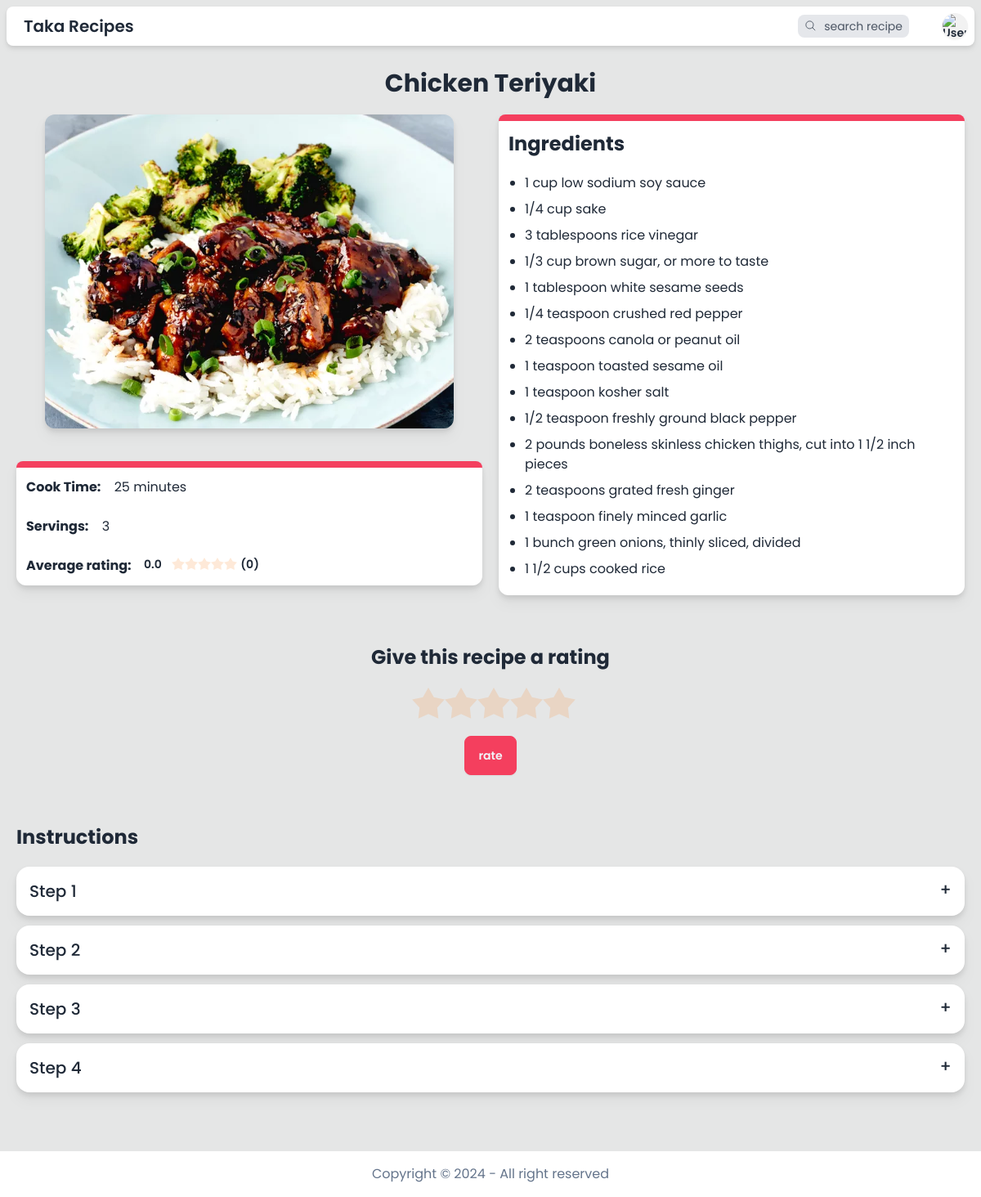
Page /recipe/112 (signed in) on the earlier database version.
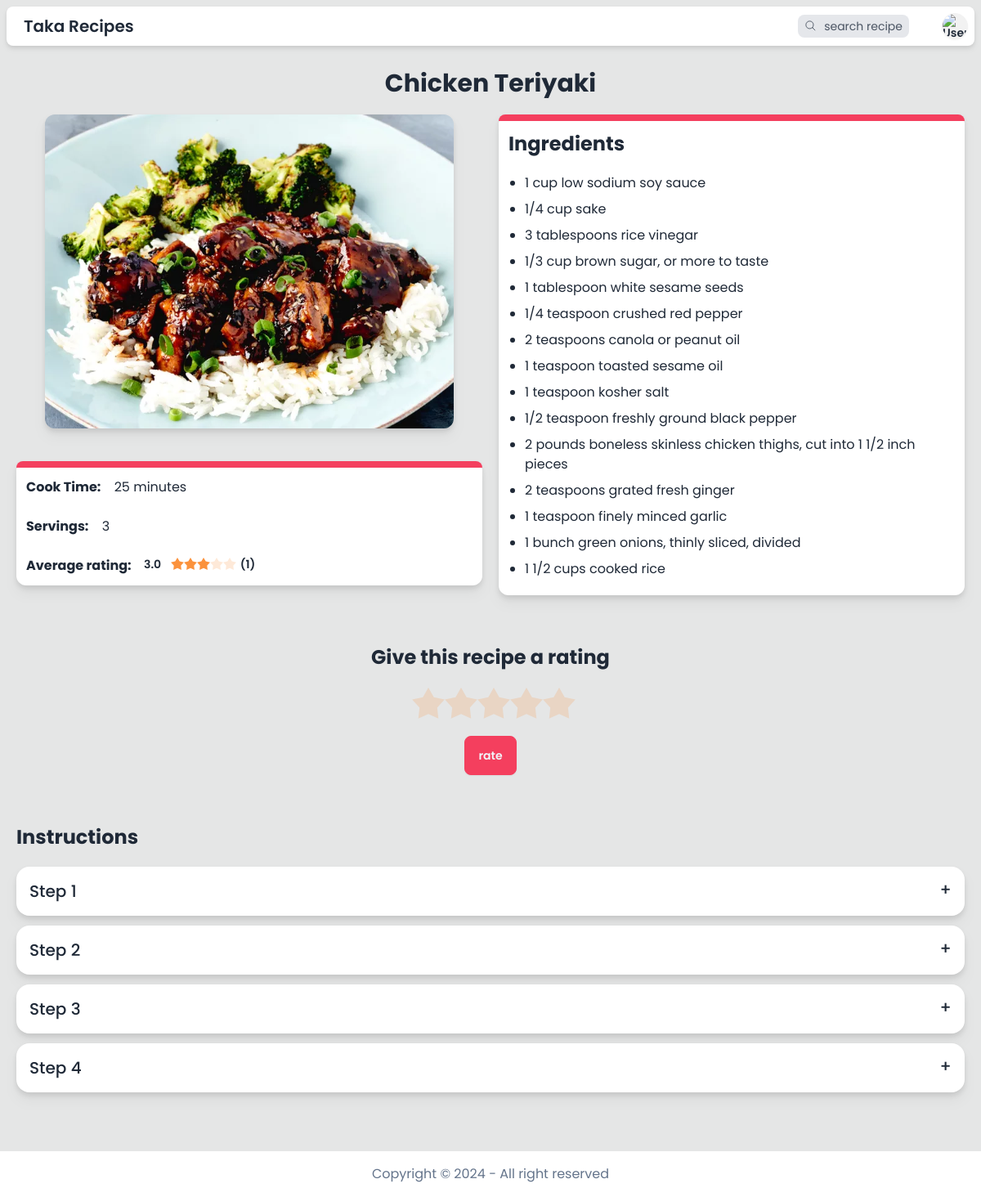
Same page on the later database version.
### model.py (models this page shows)
class Recipe(db.Model):
    __tablename__ = "recipe"
    id = mapped_column(Integer, primary_key=True)
    name = mapped_column(String(200), nullable=False)
    cook_time_in_minutes = mapped_column(Integer, nullable=False)
    servings = mapped_column(Integer, nullable=False)
    ingredients = mapped_column(JSON, nullable=False)
    instructions = mapped_column(JSON, nullable=False)
    image = mapped_column(String(255), nullable=False)
    datetime = mapped_column(String(100), nullable=False)
    user_id = mapped_column(Integer, ForeignKey("user.id"))
    average_rating = mapped_column(Float, nullable=False, default=0)
    total_ratings = mapped_column(Integer, nullable=False, default=0)

### app.py (the view)
@app.route("/recipe/<recipe_id>")
@login_required
def recipe_detail(recipe_id):
    recipe = db.session.execute(db.select(Recipe).filter_by(id=recipe_id)).scalar_one_or_none()
    if not recipe:
        return render_template("error.html", error=error(HTTPStatus.NOT_FOUND))
    if recipe.cook_time_in_minutes >= 60:
        recipe.cook_time_hour = recipe.cook_time_in_minutes // 60
        recipe.cook_time_minute = recipe.cook_time_in_minutes % 60
    else:
        recipe.cook_time_hour = None
        recipe.cook_time_minute = recipe.cook_time_in_minutes
    current_user_rating = db.session.execute(db.select(Rating).filter_by(recipe_id=recipe_id, user_id=session["user_id"])).scalar_one_or_none()
    current_user_rating = current_user_rating.rating if current_user_rating else 0
    return render_template("/recipe/recipe_detail.html", recipe=recipe, current_user_rating=current_user_rating)

### helpers.py (called while the page is built)
def login_required(f):
    @wraps(f)
    def decorated_function(*args, **kwargs):
        if session.get("user_id") is None:
            return redirect("/login")
        return f(*args, **kwargs)
    return decorated_function

### templates/recipe/recipe_detail.html (shortened to what this page needs)
{% extends "template.html" %}
{% block main %}
<div class="w-screen max-w-[2000px] mx-auto p-5 mb-10">
    <p class="text-center text-3xl font-bold mb-5">{{ recipe.name }}</p>
    <div class="flex flex-col lg:flex-row items-center lg:items-start gap-10 lg:gap-5 w-full">
        <div class="w-full">
            <img class="object-cover w-full sm:w-[400px] lg:w-[500px] h-72 lg:h-96 mx-auto rounded-xl drop-shadow-lg" src="{{ url_for('static', filename=recipe.image) }}" alt="{{recipe.name}}">
            <div class="mt-10 drop-shadow-lg bg-base-100 rounded-xl">
                <div class="h-2 bg-accent rounded-t-xl"></div>
                <div class="grid grid-rows-2 text-sm md:text-base">
                    <div class="p-3">
                        <span class="font-bold">Cook Time:</span>
                        <span class="hover:text-rose-500 ml-3 text-right">
                            {% if recipe.cook_time_minute %}
                                {{ recipe.cook_time_minute }}{{ " minute" if recipe.cook_time_minute == 1 else " minutes"}}
                            {% endif %}
                        </span>
                    </div>
                    <div class="p-3">
                        <span class="font-bold">Servings:</span>
                        <span class="hover:text-rose-500 ml-3">{{ recipe.servings }}</span>
                    </div>
                    <div class="p-3">
                        <span class="font-bold">Average rating: </span>
                        <span class="hover:text-rose-500 ml-3 align-top text-sm font-semibold">{{recipe.average_rating}}</span>
                        <span class="rating rating-sm rating-half">
                            <input type="radio" name="rating" disabled class="rating-hidden cursor-default" value="0" {{ "checked" if recipe.average_rating >= 0 }} />
                            <input type="radio" name="rating" disabled class="mask mask-star-2 mask-half-1 bg-orange-400 cursor-default" value="0.5" {{ "checked" if recipe.average_rating >= 0.5 }} />
                            <input type="radio" name="rating" disabled class="mask mask-star-2 mask-half-2 bg-orange-400 cursor-default" value="1" {{ "checked" if recipe.average_rating >= 1 }} />
                            <input type="radio" name="rating" disabled class="mask mask-star-2 mask-half-1 bg-orange-400 cursor-default" value="1.5" {{ "checked" if recipe.average_rating >= 1.5 }} />
                            <input type="radio" name="rating" disabled class="mask mask-star-2 mask-half-2 bg-orange-400 cursor-default" value="2" {{ "checked" if recipe.average_rating >= 2 }} />
                            <input type="radio" name="rating" disabled class="mask mask-star-2 mask-half-1 bg-orange-400 cursor-default" value="2.5" {{ "checked" if recipe.average_rating >= 2.5 }} />
                            <input type="radio" name="rating" disabled class="mask mask-star-2 mask-half-2 bg-orange-400 cursor-default" value="3" {{ "checked" if recipe.average_rating >= 3 }} />
                            <input type="radio" name="rating" disabled class="mask mask-star-2 mask-half-1 bg-orange-400 cursor-default" value="3.5" {{ "checked" if recipe.average_rating >= 3.5 }} />
                            <input type="radio" name="rating" disabled class="mask mask-star-2 mask-half-2 bg-orange-400 cursor-default" value="4" {{ "checked" if recipe.average_rating >= 4 }} />
                            <input type="radio" name="rating" disabled class="mask mask-star-2 mask-half-1 bg-orange-400 cursor-default" value="4.5" {{ "checked" if recipe.average_rating >= 4.5 }} />
                            <input type="radio" name="rating" disabled class="mask mask-star-2 mask-half-2 bg-orange-400 cursor-default" value="5" {{ "checked" if recipe.average_rating == 5 }} />
                        </span>
                        <span class="align-top text-sm font-semibold">({{recipe.total_ratings}})</span>
                    </div>
                </div>
            </div>
        </div>
        <div class="drop-shadow-lg bg-base-100 rounded-xl w-full">
            <div class="h-2 bg-accent rounded-t-xl"></div>
            <div class="p-3">
                <h3 class="text-2xl font-bold">Ingredients</h3>
                <ul class="list-disc ml-5 mt-5 text-sm md:text-base">
                    {% for ingredient in recipe.ingredients %}
                    <li class="my-2 hover:text-rose-500">{{ ingredient }}</li>
                    {% endfor %}
                </ul>
            </div>
        </div>
    </div>
    <div class="mt-10 flex flex-col items-center py-5">
        <h2 class="font-bold text-2xl mb-5 text-center">{{ "Your rating on this recipe" if current_user_rating else "Give this recipe a rating"}}</h2>
        <form action="/recipe/{{recipe.id}}/rate" method="post" class="flex flex-col items-center">
            <div class="rating rating-lg">
                <input type="radio" name="rating" class="rating-hidden cursor-default" value="0" {{ "checked" if not current_user_rating }} />
                <input type="radio" name="rating" class="mask mask-star-2 bg-orange-400 cursor-default" value="1" {{ "checked" if current_user_rating >= 1 }} />
                <input type="radio" name="rating" class="mask mask-star-2 bg-orange-400 cursor-default" value="2" {{ "checked" if current_user_rating >= 2 }} />
                <input type="radio" name="rating" class="mask mask-star-2 bg-orange-400 cursor-default" value="3" {{ "checked" if current_user_rating >= 3 }} />
                <input type="radio" name="rating" class="mask mask-star-2 bg-orange-400 cursor-default" value="4" {{ "checked" if current_user_rating >= 4 }} />
                <input type="radio" name="rating" class="mask mask-star-2 bg-orange-400 cursor-default" value="5" {{ "checked" if current_user_rating == 5 }} />
            </div>
            <button type="submit" class="btn btn-accent mt-5">{{ "re-rate" if current_user_rating else "rate"}}</button>
        </form>
    </div>
    <div id="instructions" class="mt-10">
        <h2 class="font-bold text-2xl mb-5">Instructions</h2>
        {% for instruction in recipe.instructions %}
        <div class="collapse collapse-plus bg-base-100 my-3 drop-shadow-lg">
            <div class="collapse-title text-xl font-medium">Step {{ loop.index }}</div>
        </div>
        {% endfor %}
    </div>
</div>
{% endblock %}

### templates/template.html (shortened to what this page needs)
<!DOCTYPE html>
<html lang="en" class="no-scrollbar">
<head>
  <link rel="stylesheet" href="../static/css/output.css">
</head>
<body class="bg-base-300 bg-food-texture bg-repeat text-base-content min-h-screen flex flex-col font-poppins transition duration-500 selection:bg-accent selection:text-accent-content">
  <header class="sticky w-full p-2 top-0 z-50">
    <div class="navbar min-h-12 py-0 px-2 drop-shadow-md rounded-lg bg-base-100">
      <div class="w-screen max-w-[2000px] mx-auto">
        <div class="flex-1 w-fit">
          <a href="/" class="btn btn-ghost btn-sm text-xl">Taka Recipes</a>
        </div>
        {% if session["user_id"] %}
        <button onclick="search_bar.showModal()" class="mr-5 md:mr-10 flex flex-row items-center stroke-gray-600 hover:stroke-gray-400 text-gray-600 hover:text-gray-400 px-2 py-1 bg-gray-200 hover:bg-gray-100 rounded-lg">
          <svg xmlns="http://www.w3.org/2000/svg" fill="none" viewBox="0 0 26 26" stroke-width="1.5" stroke="currentColor" class="size-4 md:mr-2">
            <path stroke-linecap="round" stroke-linejoin="round" d="m21 21-5.197-5.197m0 0A7.5 7.5 0 1 0 5.196 5.196a7.5 7.5 0 0 0 10.607 10.607Z" />
          </svg>
          <p class="text-sm hidden md:inline">search recipe</p>
        </button>
        {% endif %}
        <div class="flex-none h-8">
          {% if session["user_id"] %}
            <div class="dropdown dropdown-end">
              <div tabindex="0" role="button" class="btn btn-sm btn-circle avatar">
                <div class="w-8 rounded-full">
                  <img alt="User profile"
                    src="{{ url_for('static', filename=session['user_profile_image']) }}" />
                </div>
              </div>
            </div>
          {% endif %}
        </div>
      </div>
    </div>
  </header>
  <main class="grow flex flex-col items-center justify-center font-poppins">
    {% block main %}{% endblock %}
  </main>
  <footer class="bg-base-100">
    <div class="text-center my-4">
      <p class="text-slate-500">Copyright © <span id="date"></span> - All right reserved</p>
    </div>
  </footer>
</body>
</html>

Differences in the rows shown:
changed Recipe "Chicken Teriyaki": average_rating "0.0" → "3.0"; total_ratings "0" → "1"
Other differences:
form field rating: "☑" → "☐"
form field rating: "☐" → "☑"
